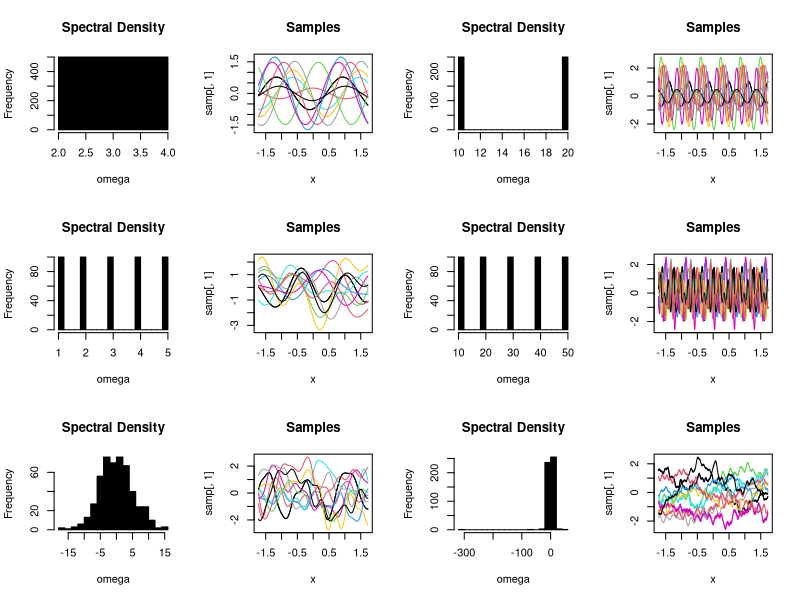

Here is the R script that generated this plot:
library(glmnet)
set.seed(1234)

n=500
x=as.matrix(seq(-2,2,length.out=n))
x=scale(x) # remember to always scale
k=500
# change this (the spectral density)
omega1<-t(cbind(c(rep(3,k)))) 
omega2<-t(cbind(c(rep(10,k/2),rep(20,k/2))))
omega3<-t(cbind(c(rep(1,k/5),rep(2,k/5),rep(3,k/5),rep(4,k/5),rep(5,k/5)))) 
omega4<-t(cbind(c(rep(10,k/5),rep(20,k/5),rep(30,k/5),rep(40,k/5),rep(50,k/5)))) 
omega5<-t(rnorm(k,0,5))
omega6<-t(rcauchy(k,0,0.5))
par(mfrow=c(3,4))
nsamp<-10
for(i in 1:6){
	eval(parse(text=paste0("omega<-omega",i)))
	xxprojected <- x%*%(omega) # project
	f<- sqrt(1/k)*cbind(cos(xxprojected),sin(xxprojected)) # monte carlo bit
	K<-(f)%*%t(f) # recreate kernel matrix
	cK=chol(K+diag(1e-6,n))
	samp<- matrix(rnorm(n*nsamp),nrow=nsamp,ncol=n) %*% cK
	samp<-t(samp)
	hist(omega,20,col='black',main="Spectral Density")
	plot(x,samp[,1],type='l',ylim=c(min(samp),max(samp)),main="Samples")
	for(j in 1:nsamp){
		lines(x,samp[,j],type='l',col=j)
	}
}


#alternative way to sample functions similar to the primal
#samp<- f %*% t(matrix(rnorm(ncol(f)*5),nrow=5,ncol=ncol(f)))
#plot(x,samp[,1],type='l',ylim=c(min(samp),max(samp)))
#for(i in 1:5){
#	lines(x,samp[,i],type='l',col=i)
#}